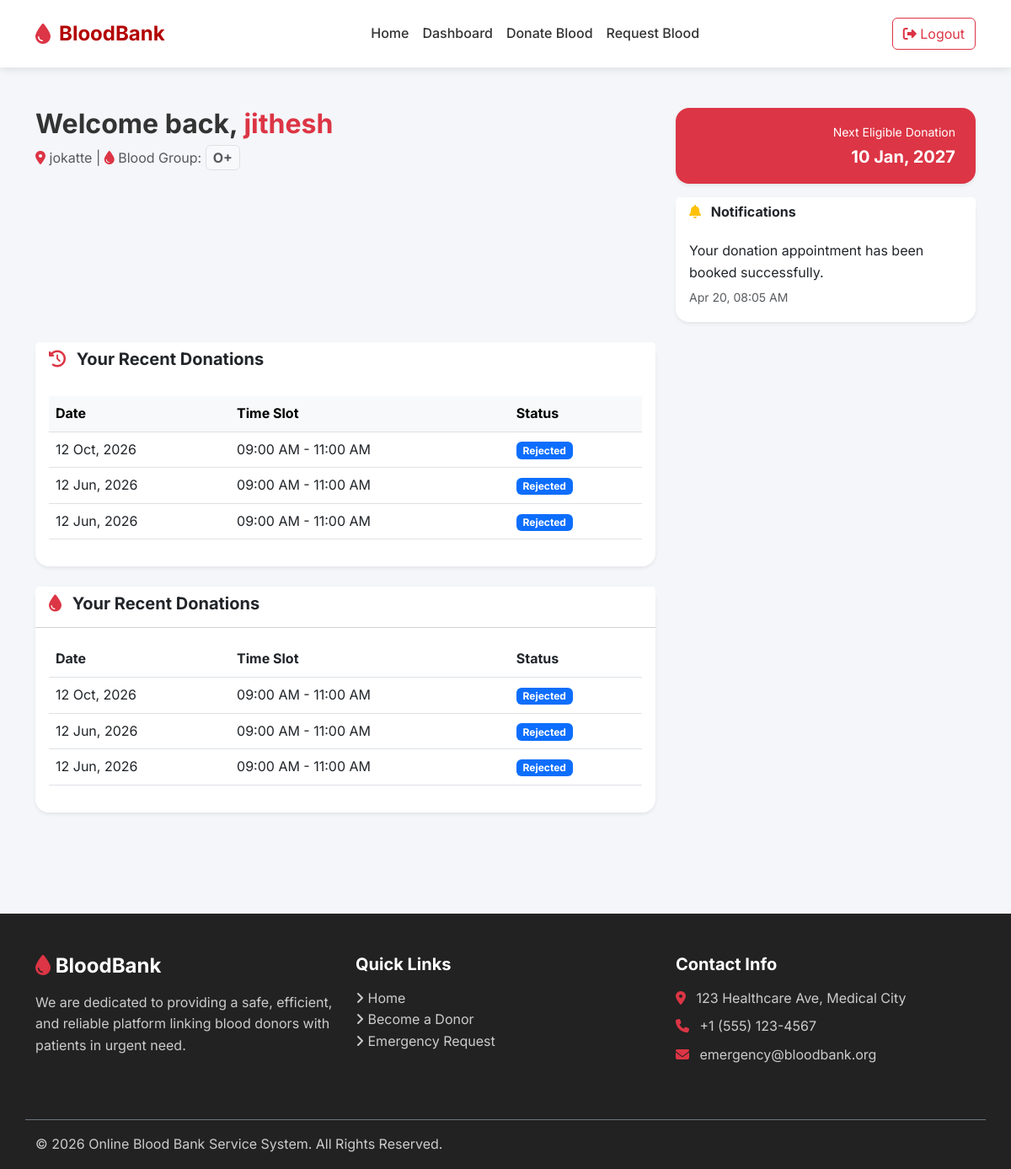
The app's page /dashboard.php (signed in) with its own data.
### tables this page shows
CREATE TABLE `users` (
  `id` int(11) NOT NULL,
  `full_name` varchar(100) NOT NULL,
  `email` varchar(100) NOT NULL,
  `username` varchar(50) NOT NULL,
  `password` varchar(255) NOT NULL,
  `gender` enum('Male','Female','Other') NOT NULL,
  `blood_group` varchar(5) NOT NULL,
  `contact` varchar(15) NOT NULL,
  `city` varchar(100) NOT NULL,
  `role` enum('Donor','Recipient') NOT NULL,
  `last_donation_date` date DEFAULT NULL,
  `created_at` timestamp NOT NULL DEFAULT current_timestamp()
);

CREATE TABLE `notifications` (
  `id` int(11) NOT NULL,
  `user_id` int(11) NOT NULL,
  `message` text NOT NULL,
  `is_read` tinyint(1) NOT NULL DEFAULT 0,
  `created_at` timestamp NOT NULL DEFAULT current_timestamp()
);

CREATE TABLE `donations` (
  `id` int(11) NOT NULL,
  `user_id` int(11) NOT NULL,
  `donation_date` date NOT NULL,
  `time_slot` varchar(50) NOT NULL,
  `health_status` text DEFAULT NULL,
  `status` enum('Pending','Approved','Rejected','Completed') NOT NULL DEFAULT 'Pending',
  `created_at` timestamp NOT NULL DEFAULT current_timestamp(),
  `hospital` varchar(150) DEFAULT NULL,
  `is_seen` tinyint(1) DEFAULT 0
);

### dashboard.php (the view, shortened to what this page needs)
<?php
require_once 'conn.php';
$user_id = $_SESSION['user_id'];
$user_sql = "SELECT * FROM users WHERE id = ?";
$stmt = $conn->prepare($user_sql);
$stmt->bind_param("i", $user_id);
$stmt->execute();
$user = $stmt->get_result()->fetch_assoc();
$notif_sql = "SELECT * FROM notifications
              WHERE user_id = ?
              AND message NOT LIKE '%New blood donation appointment%'
              ORDER BY created_at DESC";
$n_stmt = $conn->prepare($notif_sql);
$n_stmt->bind_param("i", $user_id);
$n_stmt->execute();
$notifications = $n_stmt->get_result();
$last_donation = $user['last_donation_date'];
$next_eligible = "Eligible Now";
if (!empty($last_donation)) {
    $last_date = new DateTime($last_donation);
    $next_date = clone $last_date;
    $next_date->modify('+90 days');
    if (new DateTime() < $next_date) {
        $next_eligible = $next_date->format('d M, Y');
    }
}
if ($user['role'] === 'Donor') {
    $history_sql = "SELECT * FROM donations WHERE user_id = ? ORDER BY created_at DESC LIMIT 5";
} else {
    $history_sql = "SELECT * FROM blood_requests WHERE user_id = ? ORDER BY created_at DESC LIMIT 5";
}
$h_stmt = $conn->prepare($history_sql);
$h_stmt->bind_param("i", $user_id);
$h_stmt->execute();
$history = $h_stmt->get_result();
$d_sql = "SELECT * FROM donations WHERE user_id = ? ORDER BY created_at DESC LIMIT 5";
$d_stmt = $conn->prepare($d_sql);
$d_stmt->bind_param("i", $user_id);
$d_stmt->execute();
$donations = $d_stmt->get_result();
include 'includes/header.php';
?>
<div class="container py-5">
<div class="row mb-4">
    <div class="col-lg-8">
        <h2 class="fw-bold">
            Welcome back,
            <span class="text-danger"><?php echo htmlspecialchars($user['full_name']); ?></span>
        </h2>
        <p class="text-muted mb-0">
            <i class="fa-solid fa-location-dot text-danger"></i>
            <?php echo htmlspecialchars($user['city']); ?> |
            <i class="fa-solid fa-droplet text-danger"></i>
            Blood Group:
            <strong class="border px-2 py-1 bg-light rounded">
                <?php echo htmlspecialchars($user['blood_group']); ?>
            </strong>
        </p>
    </div>
    <div class="col-lg-4 text-end">
        <?php if ($user['role'] === 'Donor'): ?>
            <div class="bg-danger text-white px-4 py-3 rounded-4 shadow-sm">
                <small>Next Eligible Donation</small><br>
                <strong class="fs-5"><?php echo $next_eligible; ?></strong>
            </div>
        <?php endif; ?>
        <div class="card border-0 shadow-sm rounded-4 mt-3 text-start">
            <div class="card-header bg-white border-0" style="cursor:pointer;" onclick="toggleNotifications()">
                <h6 class="fw-bold mb-0">
                    <i class="fa-solid fa-bell text-warning me-2"></i>
                    Notifications
                </h6>
            </div>
            <div class="card-body">
                <?php if($notifications->num_rows > 0): ?>
                    <?php
                        $notifications->data_seek(0);
                        $first = $notifications->fetch_assoc();
                    ?>
                    <div>
                        <p class="mb-1"><?php echo htmlspecialchars($first['message']); ?></p>
                        <small class="text-muted">
                            <?php echo date('M d, h:i A', strtotime($first['created_at'])); ?>
                        </small>
                    </div>
                <?php else: ?>
                    <p class="text-muted mb-0">No notifications</p>
                <?php endif; ?>
            </div>
        </div>
    </div>
</div>
<div class="row g-4">
<div class="col-lg-8">
<div class="card border-0 shadow-sm rounded-4 mb-4">
    <div class="card-header bg-white border-0">
        <h5 class="fw-bold">
            <i class="fa-solid fa-clock-rotate-left text-danger me-2"></i>
            Your Recent <?php echo $user['role'] === 'Donor' ? 'Donations' : 'Requests'; ?>
        </h5>
    </div>
    <div class="card-body">
        <?php if ($history->num_rows > 0): ?>
            <table class="table table-hover">
                <thead class="table-light">
                    <tr>
                        <?php if ($user['role'] === 'Donor'): ?>
                            <th>Date</th>
                            <th>Time Slot</th>
                            <th>Status</th>
                        <?php else: ?>
                            <th>Patient</th>
                            <th>Units</th>
                            <th>Status</th>
                        <?php endif; ?>
                    </tr>
                </thead>
                <tbody>
                    <?php while($row = $history->fetch_assoc()): ?>
                    <tr>
                        <?php if ($user['role'] === 'Donor'): ?>
                            <td><?php echo date('d M, Y', strtotime($row['donation_date'])); ?></td>
                            <td><?php echo htmlspecialchars($row['time_slot']); ?></td>
                        <?php else: ?>
                            <td><?php echo htmlspecialchars($row['patient_name']); ?></td>
                            <td><?php echo htmlspecialchars($row['units_required']); ?></td>
                        <?php endif; ?>
                        <td>
                            <span class="badge bg-primary">
                                <?php echo htmlspecialchars($row['status']); ?>
                            </span>
                        </td>
                    </tr>
                    <?php endwhile; ?>
                </tbody>
            </table>
        <?php else: ?>
            <p class="text-muted text-center">No history found.</p>
        <?php endif; ?>
    </div>
</div>
<div class="card border-0 shadow-sm rounded-4 mb-4">
    <div class="card-header bg-white">
        <h5 class="fw-bold">
            <i class="fa-solid fa-droplet text-danger me-2"></i>
            Your Recent Donations
        </h5>
    </div>
    <div class="card-body">
        <?php if ($donations->num_rows > 0): ?>
            <table class="table table-hover">
                <thead>
                    <tr>
                        <th>Date</th>
                        <th>Time Slot</th>
                        <th>Status</th>
                    </tr>
                </thead>
                <tbody>
                    <?php while($d = $donations->fetch_assoc()): ?>
                    <tr>
                        <td><?php echo date('d M, Y', strtotime($d['donation_date'])); ?></td>
                        <td><?php echo htmlspecialchars($d['time_slot']); ?></td>
                        <td>
                            <span class="badge bg-primary">
                                <?php echo htmlspecialchars($d['status']); ?>
                            </span>
                        </td>
                    </tr>
                    <?php endwhile; ?>
                </tbody>
            </table>
        <?php else: ?>
            <p class="text-muted text-center">No donations yet.</p>
        <?php endif; ?>
    </div>
</div>
</div>
</div>
</div>
<?php
include 'includes/footer.php';
?>

### assets/css/style.css (style rules this page uses)
:root { --primary-color: #b30000; --primary-hover: #8a0000; --secondary-color: #ffffff; --accent-color: #f4f6f9; --text-dark: #333333; --text-light: #777777; --success: #28a745; --warning: #ffc107; --danger: #dc3545; }
* { margin: 0; padding: 0; box-sizing: border-box; }
body { font-family: 'Inter', 'Segoe UI', Tahoma, Geneva, Verdana, sans-serif; background-color: var(--accent-color); color: var(--text-dark); line-height: 1.6; }
h1, h2, h3, h4, h5, h6 { font-weight: 700; margin-bottom: 0.5rem; }
.card { border: none; border-radius: 12px; box-shadow: 0 4px 15px rgba(0,0,0,0.05); transition: transform 0.3s ease, box-shadow 0.3s ease; background: rgba(255, 255, 255, 0.95); backdrop-filter: blur(10px); }

### records on screen
users: full_name "jithesh", city "jokatte", blood_group "O+", last_donation_date "10 Jan, 2027"
notifications: message "Your donation appointment has been booked successfully.", created_at "Apr 20, 08:05 AM"
donations: donation_date "12 Oct, 2026", time_slot "09:00 AM - 11:00 AM", status "Rejected"
donations: donation_date "12 Jun, 2026", time_slot "09:00 AM - 11:00 AM", status "Rejected"
donations: donation_date "12 Jun, 2026", time_slot "09:00 AM - 11:00 AM", status "Rejected"
